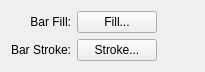
<?xml version="1.0" encoding="UTF-8"?>
<ui version="4.0">
 <class>HistogramStyleWidgetForm</class>
 <widget class="QWidget" name="HistogramStyleWidgetForm">
  <property name="geometry">
   <rect>
    <x>0</x>
    <y>0</y>
    <width>205</width>
    <height>72</height>
   </rect>
  </property>
  <property name="windowTitle">
   <string>Form</string>
  </property>
  <layout class="QGridLayout" name="gridLayout_2">
   <item row="0" column="0">
    <layout class="QGridLayout" name="gridLayout">
     <item row="0" column="0">
      <widget class="QLabel" name="barFillLabel">
       <property name="maximumSize">
        <size>
         <width>100</width>
         <height>16777215</height>
        </size>
       </property>
       <property name="text">
        <string>Bar Fill:</string>
       </property>
       <property name="alignment">
        <set>Qt::AlignRight|Qt::AlignTrailing|Qt::AlignVCenter</set>
       </property>
      </widget>
     </item>
     <item row="0" column="1">
      <widget class="QPushButton" name="m_fillPushButton">
       <property name="text">
        <string>Fill...</string>
       </property>
      </widget>
     </item>
     <item row="0" column="2">
      <spacer name="horizontalSpacer_5">
       <property name="orientation">
        <enum>Qt::Horizontal</enum>
       </property>
       <property name="sizeHint" stdset="0">
        <size>
         <width>40</width>
         <height>20</height>
        </size>
       </property>
      </spacer>
     </item>
     <item row="1" column="0">
      <widget class="QLabel" name="barStrokeLabel">
       <property name="maximumSize">
        <size>
         <width>100</width>
         <height>16777215</height>
        </size>
       </property>
       <property name="text">
        <string>Bar Stroke:</string>
       </property>
       <property name="alignment">
        <set>Qt::AlignRight|Qt::AlignTrailing|Qt::AlignVCenter</set>
       </property>
      </widget>
     </item>
     <item row="1" column="1">
      <widget class="QPushButton" name="m_strokePushButton">
       <property name="text">
        <string>Stroke...</string>
       </property>
      </widget>
     </item>
     <item row="1" column="2">
      <spacer name="horizontalSpacer_4">
       <property name="orientation">
        <enum>Qt::Horizontal</enum>
       </property>
       <property name="sizeHint" stdset="0">
        <size>
         <width>40</width>
         <height>20</height>
        </size>
       </property>
      </spacer>
     </item>
    </layout>
   </item>
  </layout>
 </widget>
 <resources/>
 <connections/>
</ui>
